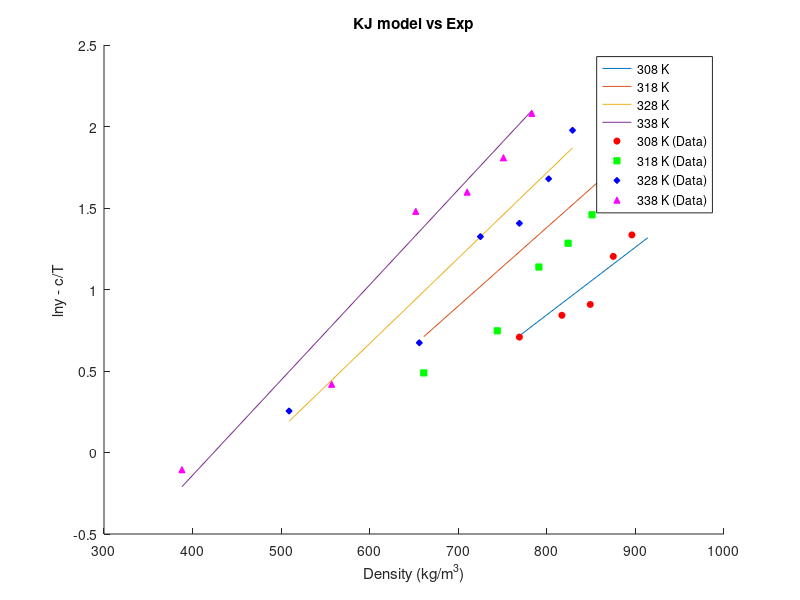
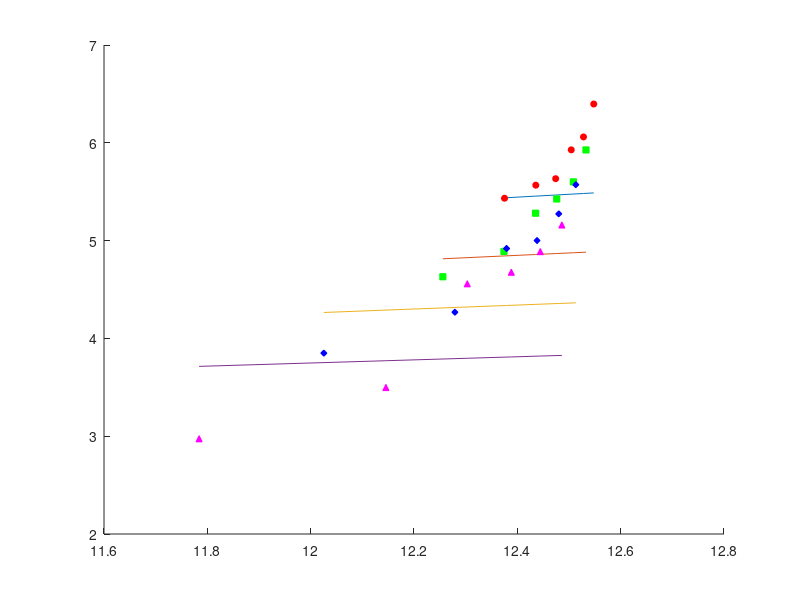

MATLAB code for these plots, in order:
clear;
% SC CO2 Thermo info
T_c_CO2 = 304.18;       % Critical Temp [Kelvin]
P_c_CO2 = 73.8;         % Critical Pressure [bar]
omega_CO2 = 0.225;      % Omega [-]

% Drug Thermo info
T_c_drug = 1149.5;      % Critical Temp [Kelvin]
P_c_drug = 10.57;       % Critical Pressure [bar]
omega_drug = 2.0964;    % Omega [-]

% Genral info
T = [308 318 328 338];              % Temp range
P = 1:1:300;                        % Pressure range from 1 to 300 bar with step of 1
k_ij = [0.103 0.117 0.126 0.134];   % Binary interaction parameter for PR/KM EoS
R = 8.314;                          % Gas Constant [J/mol·K]

Mw_drug = 598.5;
Mw_CO2 = 44.01;
Mw_methanol = 32.04;

rho_CO2 =   [769 817 849 875 896 914;
            661 744 791 824 851 872;
            509 656 725 769 802 829;
            388 557 652 710 751 783];               % Density [kg/m3]

y_b =   [2.03 2.32 2.48 3.33 3.80 5.32;
        1.63 2.11 3.12 3.61 4.30 5.96;
        1.29 1.96 3.76 4.08 5.36 7.22;
        0.90 1.52 4.39 4.94 6.10 8.01];        % mole fraction



ln_y_b = log(y_b);

% KJ Model info
a_KJ = -2.4761;
b_KJ = [0.0041509,0.0048209,0.0052409,0.0058409];
c_KJ = -4550.5306;

ln_y_KJ = zeros(4,6);
ln_y_KJ_cT = zeros(4,6);

for n=1:4
    for i=1:6
        ln_y_KJ(n,i) = a_KJ + b_KJ(n)*rho_CO2(n,i) + c_KJ/T(n);
        ln_y_KJ_cT(n,i) = ln_y_KJ(n,i) - c_KJ/T(n);

    end
end

figure(1);
hold on;

% Plot lines
plot(rho_CO2(1,:), ln_y_KJ_cT(1,:), 'DisplayName', '308 K');
plot(rho_CO2(2,:), ln_y_KJ_cT(2,:), 'DisplayName', '318 K');
plot(rho_CO2(3,:), ln_y_KJ_cT(3,:), 'DisplayName', '328 K');
plot(rho_CO2(4,:), ln_y_KJ_cT(4,:), 'DisplayName', '338 K');

% Scatter points
scatter(rho_CO2(1,:), ln_y_b(1,:), 20, 'r', 'o', 'MarkerFaceColor', 'r', 'DisplayName', '308 K (Data)');
scatter(rho_CO2(2,:), ln_y_b(2,:), 20, 'g', 's', 'MarkerFaceColor', 'g', 'DisplayName', '318 K (Data)');
scatter(rho_CO2(3,:), ln_y_b(3,:), 20, 'b', 'd', 'MarkerFaceColor', 'b', 'DisplayName', '328 K (Data)');
scatter(rho_CO2(4,:), ln_y_b(4,:), 20, 'm', '^', 'MarkerFaceColor', 'm', 'DisplayName', '338 K (Data)');

xlabel('Density (kg/m^3)');
ylabel('lny - c/T');

legend('Location', 'best');
title('KJ model vs Exp');



% GM Model info
a_GM = 1.8309;
b_GM = -5710.4987;
c_GM = [0.29142,0.24342,0.20242,0.1598];


ln_y_GM = zeros(4,6);
ln_y_GM_bT = zeros(4,6);
ln_rho_T = zeros(4,6);
ln_y_b_GM = zeros(4,6);


y_b_small = y_b*10^-6;
ln_y_b_small = log(y_b_small);
for n=1:4
    for i=1:6
        ln_y_GM(n,i) = a_GM + (b_GM/T(n)) + c_GM(n)*log(rho_CO2(n,i)*T(n));
        ln_y_GM_bT(n,i) = ln_y_GM(n,i) - b_GM/T(n);
        ln_rho_T(n,i) = log(rho_CO2(n,i)*T(n));

        ln_y_b_GM(n,i) = ln_y_b_small(n,i) - b_GM/T(n);
    end
end

figure(2);
hold on;
plot(ln_rho_T(1,:), ln_y_GM_bT(1,:), 'DisplayName', '308 K');
plot(ln_rho_T(2,:), ln_y_GM_bT(2,:), 'DisplayName', '318 K');
plot(ln_rho_T(3,:), ln_y_GM_bT(3,:), 'DisplayName', '328 K');
plot(ln_rho_T(4,:), ln_y_GM_bT(4,:), 'DisplayName', '338 K');

% Scatter points
scatter(ln_rho_T(1,:), ln_y_b_GM(1,:), 20, 'r', 'o', 'MarkerFaceColor', 'r', 'DisplayName', '308 K (Data)');
scatter(ln_rho_T(2,:), ln_y_b_GM(2,:), 20, 'g', 's', 'MarkerFaceColor', 'g', 'DisplayName', '318 K (Data)');
scatter(ln_rho_T(3,:), ln_y_b_GM(3,:), 20, 'b', 'd', 'MarkerFaceColor', 'b', 'DisplayName', '328 K (Data)');
scatter(ln_rho_T(4,:), ln_y_b_GM(4,:), 20, 'm', '^', 'MarkerFaceColor', 'm', 'DisplayName', '338 K (Data)');

% Chrastil Model info
a_Chrastil = 4.5889;
b_Chrastil = -12.7501;
c_Chrastil = -6759.0921;

% Bartle et al. Model info
a_Bartle = 13.2886;
b_Bartle = 9.0827;
c_Bartle = -6845.6966;

% Sung-Shim Model info
a_Sung = 5.7399;
b_Sung = -606.0322;
c_Sung = -447.5124;
d_Sung = -36.8120;

% Bian et al model info
a_Bian = 4.2910;
b_Bian = -4806.5989;
c_Bian = 0.0355;
d_Bian = -1.0456;
e_Bian = -9.5861*10^4;

% Sodeifian model info
a_Sodeifian = -16.8909;
b_Sodeifian = -13.0866*10^3;
c_Sodeifian = 1.4181;
d_Sodeifian = 1.1071*10^3;
e_Sodeifian = -2.9406*10^3;
f_Sodeifian = -838.2700;
